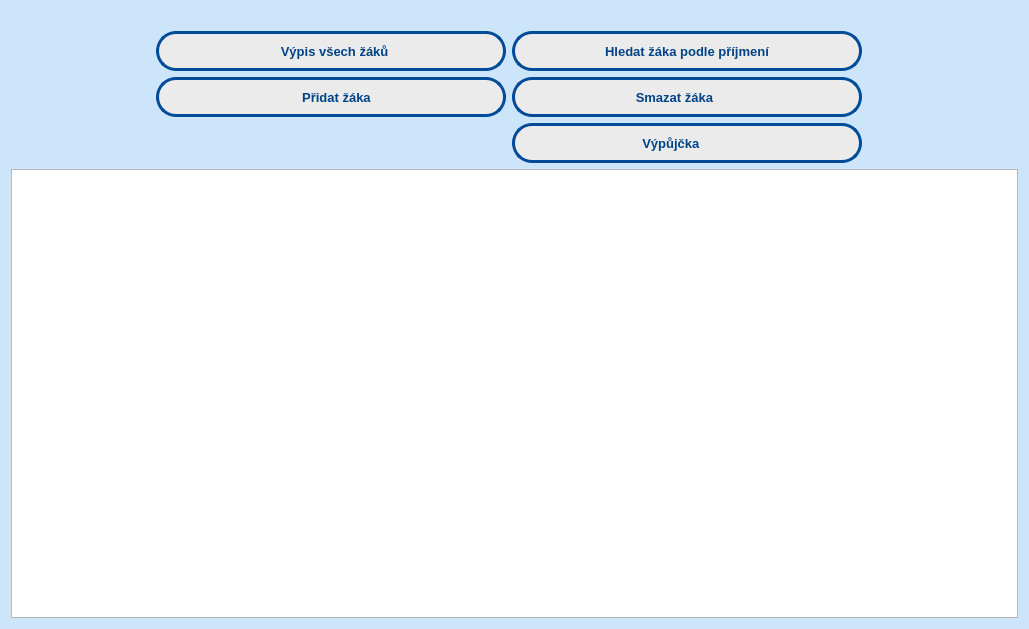
<?xml version="1.0" encoding="UTF-8"?>
<ui version="4.0">
 <class>DialogZaci</class>
 <widget class="QDialog" name="DialogZaci">
  <property name="geometry">
   <rect>
    <x>0</x>
    <y>0</y>
    <width>1029</width>
    <height>629</height>
   </rect>
  </property>
  <property name="windowTitle">
   <string>Zaci</string>
  </property>
  <property name="styleSheet">
   <string notr="true">#DialogZaci {
background: rgb(204,229,250);
}
#pushButtonHledat{
background: rgb(235,235,235);
border-radius : 20px;
border : 3px solid rgb( 0,76,153);
}
#pushButtonVsechny{
background: rgb(235,235,235);
border-radius : 20px;
border : 3px solid rgb( 0,76,153);
}
#pushButtonPridatZak{
background: rgb(235,235,235);
border-radius : 20px;
border : 3px solid rgb( 0,76,153);
}
#pushButtonSmazatZak{
background: rgb(235,235,235);
border-radius : 20px;
border : 3px solid rgb( 0,76,153);
}
#pushButtonUpravit{
background: rgb(235,235,235);
border-radius : 20px;
border : 3px solid rgb( 0,76,153);
}







</string>
  </property>
  <layout class="QGridLayout" name="gridLayout">
   <item row="4" column="2">
    <widget class="QPushButton" name="pushButtonUpravit">
     <property name="minimumSize">
      <size>
       <width>350</width>
       <height>40</height>
      </size>
     </property>
     <property name="maximumSize">
      <size>
       <width>350</width>
       <height>40</height>
      </size>
     </property>
     <property name="font">
      <font>
       <pointsize>10</pointsize>
       <weight>75</weight>
       <bold>true</bold>
      </font>
     </property>
     <property name="styleSheet">
      <string notr="true">#pushButtonUpravit{
color: rgb(0,67,134)
}</string>
     </property>
     <property name="text">
      <string>         Výpůjčka                  </string>
     </property>
    </widget>
   </item>
   <item row="6" column="0" colspan="6">
    <widget class="QTableView" name="tableView"/>
   </item>
   <item row="2" column="2">
    <widget class="QPushButton" name="pushButtonSmazatZak">
     <property name="minimumSize">
      <size>
       <width>350</width>
       <height>40</height>
      </size>
     </property>
     <property name="maximumSize">
      <size>
       <width>350</width>
       <height>40</height>
      </size>
     </property>
     <property name="font">
      <font>
       <pointsize>10</pointsize>
       <weight>75</weight>
       <bold>true</bold>
      </font>
     </property>
     <property name="styleSheet">
      <string notr="true">#pushButtonSmazatZak{
color: rgb(0,67,134)
}</string>
     </property>
     <property name="text">
      <string>        Smazat žáka               </string>
     </property>
    </widget>
   </item>
   <item row="2" column="5">
    <spacer name="horizontalSpacer_3">
     <property name="orientation">
      <enum>Qt::Horizontal</enum>
     </property>
     <property name="sizeHint" stdset="0">
      <size>
       <width>40</width>
       <height>20</height>
      </size>
     </property>
    </spacer>
   </item>
   <item row="1" column="5">
    <spacer name="horizontalSpacer_2">
     <property name="orientation">
      <enum>Qt::Horizontal</enum>
     </property>
     <property name="sizeHint" stdset="0">
      <size>
       <width>40</width>
       <height>20</height>
      </size>
     </property>
    </spacer>
   </item>
   <item row="2" column="0">
    <spacer name="horizontalSpacer_5">
     <property name="orientation">
      <enum>Qt::Horizontal</enum>
     </property>
     <property name="sizeHint" stdset="0">
      <size>
       <width>40</width>
       <height>20</height>
      </size>
     </property>
    </spacer>
   </item>
   <item row="0" column="0">
    <spacer name="horizontalSpacer_4">
     <property name="orientation">
      <enum>Qt::Horizontal</enum>
     </property>
     <property name="sizeHint" stdset="0">
      <size>
       <width>40</width>
       <height>20</height>
      </size>
     </property>
    </spacer>
   </item>
   <item row="1" column="1">
    <widget class="QPushButton" name="pushButtonVsechny">
     <property name="minimumSize">
      <size>
       <width>350</width>
       <height>40</height>
      </size>
     </property>
     <property name="maximumSize">
      <size>
       <width>350</width>
       <height>40</height>
      </size>
     </property>
     <property name="font">
      <font>
       <pointsize>10</pointsize>
       <weight>75</weight>
       <bold>true</bold>
      </font>
     </property>
     <property name="styleSheet">
      <string notr="true">#pushButtonVsechny{
color: rgb(0,67,134)
}</string>
     </property>
     <property name="text">
      <string>  Výpis všech žáků</string>
     </property>
    </widget>
   </item>
   <item row="1" column="2">
    <widget class="QPushButton" name="pushButtonHledat">
     <property name="minimumSize">
      <size>
       <width>350</width>
       <height>40</height>
      </size>
     </property>
     <property name="maximumSize">
      <size>
       <width>350</width>
       <height>40</height>
      </size>
     </property>
     <property name="font">
      <font>
       <pointsize>10</pointsize>
       <weight>75</weight>
       <bold>true</bold>
      </font>
     </property>
     <property name="styleSheet">
      <string notr="true">#pushButtonHledat{
color: rgb(0,67,134)
}</string>
     </property>
     <property name="text">
      <string>Hledat žáka podle příjmení</string>
     </property>
    </widget>
   </item>
   <item row="2" column="1">
    <widget class="QPushButton" name="pushButtonPridatZak">
     <property name="minimumSize">
      <size>
       <width>350</width>
       <height>40</height>
      </size>
     </property>
     <property name="maximumSize">
      <size>
       <width>350</width>
       <height>40</height>
      </size>
     </property>
     <property name="font">
      <font>
       <pointsize>10</pointsize>
       <weight>75</weight>
       <bold>true</bold>
      </font>
     </property>
     <property name="styleSheet">
      <string notr="true">#pushButtonPridatZak{
color: rgb(0,67,134)
}</string>
     </property>
     <property name="text">
      <string>      Přidat žáka   </string>
     </property>
    </widget>
   </item>
   <item row="4" column="1">
    <widget class="QLabel" name="label">
     <property name="font">
      <font>
       <pointsize>10</pointsize>
       <weight>75</weight>
       <bold>true</bold>
      </font>
     </property>
     <property name="text">
      <string/>
     </property>
    </widget>
   </item>
   <item row="1" column="0">
    <spacer name="horizontalSpacer">
     <property name="orientation">
      <enum>Qt::Horizontal</enum>
     </property>
     <property name="sizeHint" stdset="0">
      <size>
       <width>40</width>
       <height>20</height>
      </size>
     </property>
    </spacer>
   </item>
  </layout>
 </widget>
 <resources/>
 <connections/>
</ui>
